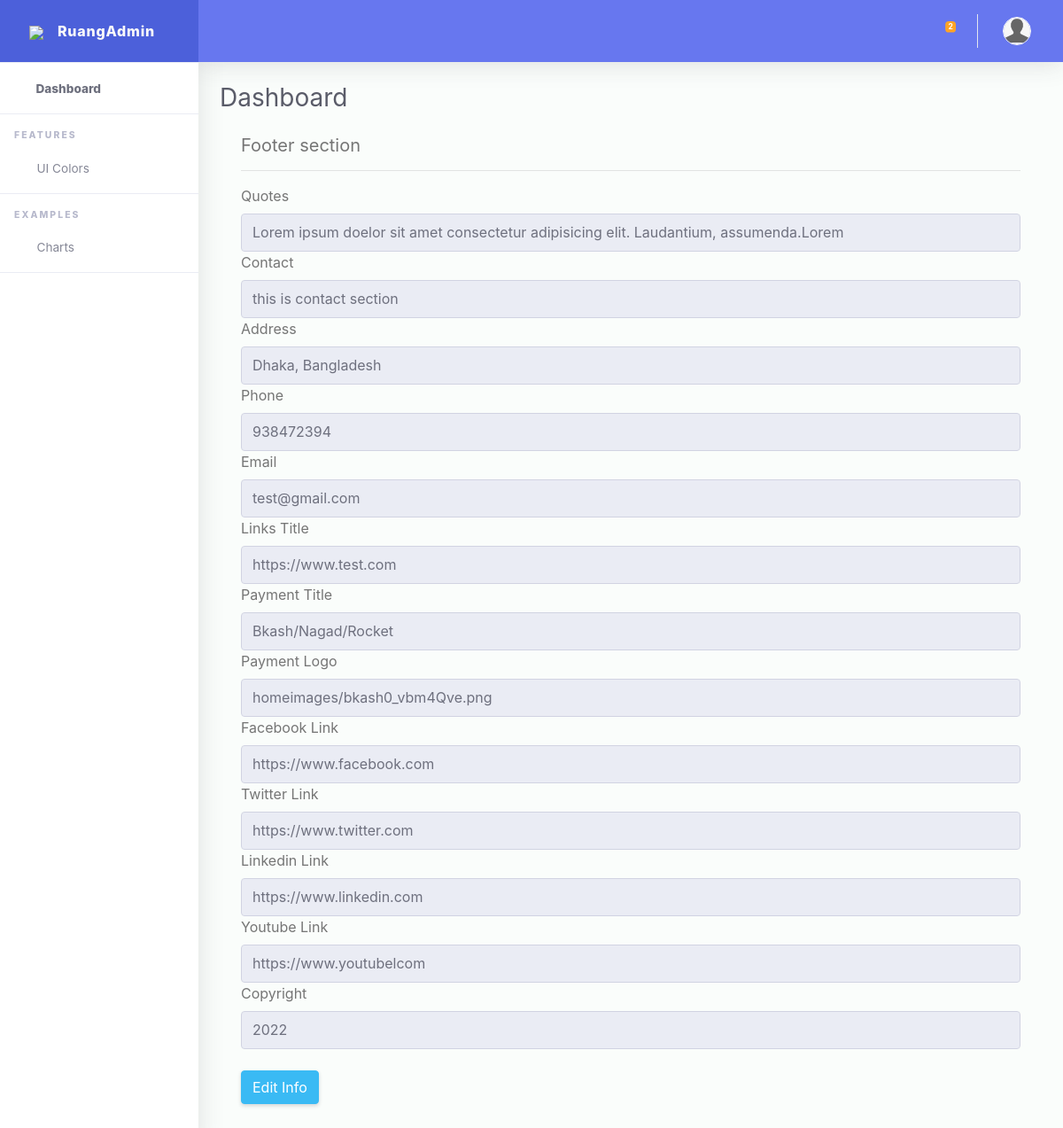
The page /dashboard/add-footer-section/ on the database its author committed.
### second_app/models.py (models this page shows)
class Footer(models.Model):
    footer_quotes= models.TextField(max_length=999,null=True,blank=True)
    footer_contact_title = models.CharField(max_length=255,null=True,blank=True)
    address = models.CharField(max_length=255,null=True,blank=True)
    phone = models.CharField(max_length=255,null=True,blank=True)
    email = models.EmailField(max_length=255,null=True,blank=True,)
    footer_links_title = models.CharField(max_length=255,null=True,blank=True)
    footer_payment_title = models.CharField(max_length=255,null=True,blank=True)
    payment_logo = models.FileField(upload_to='homeimages',null=True,blank=True)
    footer_facebook_link = models.URLField(max_length=999,null=True,blank=True)
    footer_instagram_link = models.URLField(max_length=999,null=True,blank=True)
    footer_twitter_link = models.URLField(max_length=999,null=True,blank=True)
    footer_linkedin_link = models.URLField(max_length=999,null=True,blank=True)
    footer_youtube_link = models.URLField(max_length=999,null=True,blank=True)
    footer_copyright = models.CharField(max_length=255,null=True,blank=True)

### dashboard_app/views.py (the view)
# urls.py: path('add-footer-section/', views.add_footer_seciton, name='add_footer_section'),
def add_footer_seciton(request):
    footer_obj = Footer.objects.all()
    form = AddFooter()
    if request.method=="POST":
        form = AddFooter(request.POST, request.FILES)
        if form.is_valid():
            form.save()
            messages.info(request, 'Succefully Added')
    return render(request, 'dashboard_app/add_footer_section.html',{'form': form, 'footer_obj':footer_obj})

### dashboard_app/forms.py
class AddFooter(forms.ModelForm):
    class Meta:
        model = Footer
        fields = "__all__"

### core/custommodelserver.py (called while the page is built)
def headfoot(request):
    headerr = Header.objects.last()
    footerr = Footer.objects.last()
    context = {
        'headerr':headerr,
        'footerr':footerr
    }
    return context

### dashboard_app/custommodel.py (called while the page is built)
def footer(request):
    footer = Footer.objects.last()
    context = {
        'footer':footer
    }
    return context

### templates/dashboard_app/add_footer_section.html (shortened to what this page needs)
{% extends 'dashboard_base.html' %}
{% load static %}
{% load crispy_forms_tags %}
{% block body_block %}
<div class="container-fluid" id="container-wrapper">
  <div class="row">
  <div class="col-lg-12">
    <h5>Footer section</h5><hr>
    <div class="">
      {% for f in footer_obj %}
      <label>Quotes</label>
      <input type="text" name="" value="{{f.footer_quotes}}" class="form-control" readonly>
      <label>Contact</label>
      <input type="text" name="" value="{{f.footer_contact_title}}" class="form-control" readonly>
      <label>Address</label>
        <input type="text" name="" value="{{f.address}}" class="form-control" readonly>
      <label>Phone</label>
        <input type="text" name="" value="{{f.phone}}" class="form-control" readonly>
      <label>Email</label>
        <input type="text" name="" value="{{f.email}}" class="form-control" readonly>
      <label>Links Title </label>
        <input type="text" name="" value="{{f.footer_links_title}}" class="form-control" readonly>
      <label>Payment Title</label>
        <input type="text" name="" value="{{f.footer_payment_title}}" class="form-control" readonly>
      <label>Payment Logo</label>
        <input type="text" name="" value="{{f.payment_logo}}" class="form-control" readonly>
      <label>Facebook Link</label>
        <input type="text" name="" value="{{f.footer_facebook_link}}" class="form-control" readonly>
      <label>Twitter Link </label>
        <input type="text" name="" value="{{f.footer_twitter_link}}" class="form-control" readonly>
      <label>Linkedin Link </label>
        <input type="text" name="" value="{{f.footer_linkedin_link}}" class="form-control" readonly>
      <label>Youtube Link</label>
        <input type="text" name="" value="{{f.footer_youtube_link}}" class="form-control" readonly>
      <label>Copyright</label>
        <input type="text" name="" value="{{f.footer_copyright}}" class="form-control" readonly>
          <a href="{% url 'edit_footer_section' pk=f.id %}" class="btn btn-info btn-bg mb-5 mt-4">Edit Info</a>
        {% endfor %}
    </div>
  </div>
</div>
{% endblock %}

### rows shown on the page
Footer: footer_quotes "Lorem ipsum doelor sit amet consectetur adipisicing elit. Laudantium, assumenda.Lorem", footer_contact_title "this is contact section", address "Dhaka, Bangladesh", phone "938472394", email "test@gmail.com", footer_links_title "https://www.test.com", footer_payment_title "Bkash/Nagad/Rocket", payment_logo "homeimages/bkash0_vbm4Qve.png", footer_facebook_link "https://www.facebook.com", footer_twitter_link "https://www.twitter.com", footer_linkedin_link "https://www.linkedin.com", footer_youtube_link "https://www.youtubelcom", footer_copyright "2022"
